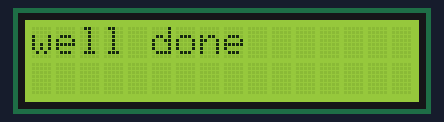
Recording of a sketch running on a simulated Arduino Uno, built with avr-gcc and run on an emulated ATmega328P. Shown: 16×2 character LCD.

Above: at 0.1 s.
At 3.1 s:
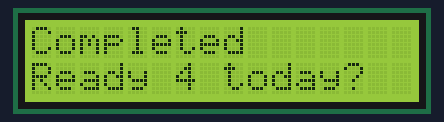

The sketch:

lcd_program.ino
```cpp
#include <LiquidCrystal.h>

LiquidCrystal lcd(12,11, 5, 4, 3, 2);
void setup() {
  // put your setup code here, to run once:
  lcd.begin(16, 2);
  lcd.print("well done");
}

void loop() {
  // put your main code here, to run repeatedly:
  delay(3000);
  // print the number of seconds since reset:
  lcd.clear();
  lcd.setCursor(0, 0);
  lcd.print("Completed");
  lcd.setCursor(0, 1);
  lcd.print("Ready 4 today?");
  delay(5000);
}
```
